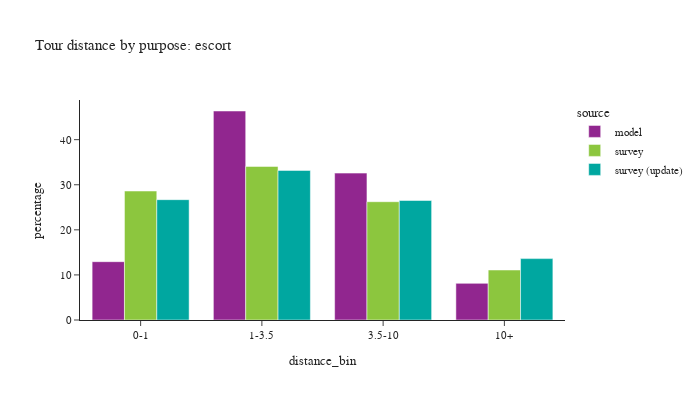

Notebook cell for this chart:
### Code cell
plot_bins(tour, tour['pdpurp'] == 3, 'escort')

### Figure 1 — Plotly figure (JSON) as saved in the notebook; plotly's stock layout.template omitted (floating-point values rounded to 4 significant figures)
{"data": [{"alignmentgroup": "True", "customdata": [[89107], [319346], [224434], [55991]], "hovertemplate": "source=model<br>distance_bin=%{x}<br>percentage=%{y}<br>sample count=%{customdata[0]}<extra></extra>", "legendgroup": "model", "marker": {"color": "#91268F", "pattern": {"shape": ""}}, "name": "model", "offsetgroup": "model", "orientation": "v", "showlegend": true, "textposition": "auto", "type": "bar", "x": ["0-1", "1-3.5", "3.5-10", "10+"], "xaxis": "x", "y": [12.94, 46.36, 32.58, 8.128], "yaxis": "y"}, {"alignmentgroup": "True", "customdata": [[229], [349], [207], [95]], "hovertemplate": "source=survey<br>distance_bin=%{x}<br>percentage=%{y}<br>sample count=%{customdata[0]}<extra></extra>", "legendgroup": "survey", "marker": {"color": "#8CC63E", "pattern": {"shape": ""}}, "name": "survey", "offsetgroup": "survey", "orientation": "v", "showlegend": true, "textposition": "auto", "type": "bar", "x": ["0-1", "1-3.5", "3.5-10", "10+"], "xaxis": "x", "y": [28.61, 34.07, 26.24, 11.09], "yaxis": "y"}, {"alignmentgroup": "True", "customdata": [[200], [315], [178], [81]], "hovertemplate": "source=survey (update)<br>distance_bin=%{x}<br>percentage=%{y}<br>sample count=%{customdata[0]}<extra></extra>", "legendgroup": "survey (update)", "marker": {"color": "#00A7A0", "pattern": {"shape": ""}}, "name": "survey (update)", "offsetgroup": "survey (update)", "orientation": "v", "showlegend": true, "textposition": "auto", "type": "bar", "x": ["0-1", "1-3.5", "3.5-10", "10+"], "xaxis": "x", "y": [26.69, 33.18, 26.51, 13.62], "yaxis": "y"}], "layout": {"barmode": "group", "font": {"size": 11}, "height": 400, "legend": {"title": {"text": "source"}, "tracegroupgap": 0}, "title": {"text": "Tour distance by purpose: escort"}, "width": 700, "xaxis": {"anchor": "y", "domain": [0.0, 1.0], "title": {"text": "distance_bin"}}, "yaxis": {"anchor": "x", "domain": [0.0, 1.0], "title": {"text": "percentage"}}}}
